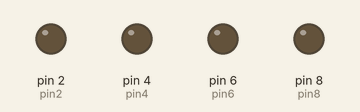
Simulated run of this sketch. Board: Arduino Uno, built with avr-gcc and run on an emulated ATmega328P. Shown: output pins drawn as LEDs (lit = HIGH).

Above: at 0.5 s.
At 2.5 s:
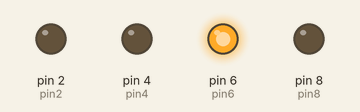
At 4.5 s:
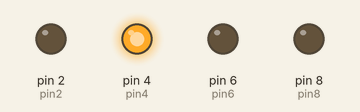
At 9.5 s:
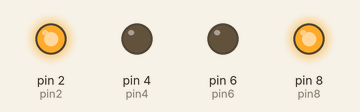
At 14.5 s:
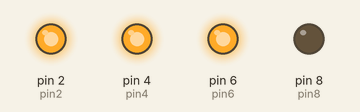
At 19.5 s:
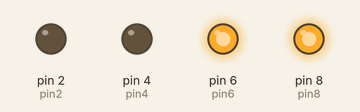
Timing chart, 0 to 20.8 s (numbered marks = the images above):
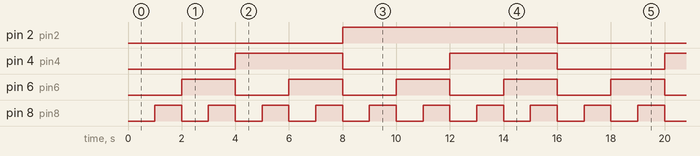

Measured:
- by itself, pin 2 (pin2): alternates HIGH for 8.0 s and LOW for 8.0 s
- by itself, pin 4 (pin4): alternates HIGH for 4.0 s and LOW for 4.0 s
- by itself, pin 6 (pin6): alternates HIGH for 2.0 s and LOW for 2.0 s
- by itself, pin 8 (pin8): alternates HIGH for 1.0 s and LOW for 1.0 s

The sketch:

binary_counter.ino
```cpp
int pin2=2;
int pin4=4;
int pin6=6;
int pin8=8;
int waitTime=1000;

void setup() {
  // put your setup code here, to run once:
  pinMode(pin2, OUTPUT);
  pinMode(pin4, OUTPUT);
  pinMode(pin6, OUTPUT);
  pinMode(pin8, OUTPUT);
}

void loop() {
  // put your main code here, to run repeatedly:
  digitalWrite(pin2, LOW);
  digitalWrite(pin4, LOW);
  digitalWrite(pin6, LOW);
  digitalWrite(pin8, LOW);
  delay(waitTime);
  digitalWrite(pin2, LOW);
  digitalWrite(pin4, LOW);
  digitalWrite(pin6, LOW);
  digitalWrite(pin8, HIGH);
  delay(waitTime);
  digitalWrite(pin2, LOW);
  digitalWrite(pin4, LOW);
  digitalWrite(pin6, HIGH);
  digitalWrite(pin8, LOW);
  delay(waitTime);
  digitalWrite(pin2, LOW);
  digitalWrite(pin4, LOW);
  digitalWrite(pin6, HIGH);
  digitalWrite(pin8, HIGH);
  delay(waitTime);
  digitalWrite(pin2, LOW);
  digitalWrite(pin4, HIGH);
  digitalWrite(pin6, LOW);
  digitalWrite(pin8, LOW);
  delay(waitTime);
  digitalWrite(pin2, LOW);
  digitalWrite(pin4, HIGH);
  digitalWrite(pin6, LOW);
  digitalWrite(pin8, HIGH);
  delay(waitTime);
  digitalWrite(pin2, LOW);
  digitalWrite(pin4, HIGH);
  digitalWrite(pin6, HIGH);
  digitalWrite(pin8, LOW);
  delay(waitTime);
  digitalWrite(pin2, LOW);
  digitalWrite(pin4, HIGH);
  digitalWrite(pin6, HIGH);
  digitalWrite(pin8, HIGH);
  delay(waitTime);
  digitalWrite(pin2, HIGH);
  digitalWrite(pin4, LOW);
  digitalWrite(pin6, LOW);
  digitalWrite(pin8, LOW);
  delay(waitTime);
  digitalWrite(pin2, HIGH);
  digitalWrite(pin4, LOW);
  digitalWrite(pin6, LOW);
  digitalWrite(pin8, HIGH);
  delay(waitTime);
  digitalWrite(pin2, HIGH);
  digitalWrite(pin4, LOW);
  digitalWrite(pin6, HIGH);
  digitalWrite(pin8, LOW);
  delay(waitTime);
  digitalWrite(pin2, HIGH);
  digitalWrite(pin4, LOW);
  digitalWrite(pin6, HIGH);
  digitalWrite(pin8, HIGH);
  delay(waitTime);
  digitalWrite(pin2, HIGH);
  digitalWrite(pin4, HIGH);
  digitalWrite(pin6, LOW);
  digitalWrite(pin8, LOW);
  delay(waitTime);
  digitalWrite(pin2, HIGH);
  digitalWrite(pin4, HIGH);
  digitalWrite(pin6, LOW);
  digitalWrite(pin8, HIGH);
  delay(waitTime);
  digitalWrite(pin2, HIGH);
  digitalWrite(pin4, HIGH);
  digitalWrite(pin6, HIGH);
  digitalWrite(pin8, LOW);
  delay(waitTime);
  digitalWrite(pin2, HIGH);
  digitalWrite(pin4, HIGH);
  digitalWrite(pin6, HIGH);
  digitalWrite(pin8, HIGH);
  delay(waitTime);
}
```
